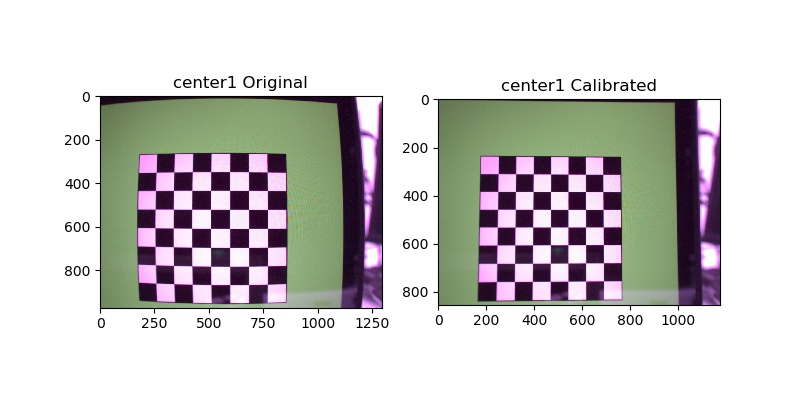
#> input picture lab3/calibrated/center1.jpg, 800 x 400 px, found by its file name
$ python reprojection_error.py
#> lines starting #> are read from the running program, lines starting #| are printed output that depends on the picture; long printed decimals are rounded
import numpy as np
import matplotlib.pyplot as plt
import cv2

scale_size = 2
cb_width = 7
cb_height = 7

# termination criteria
criteria = (cv2.TERM_CRITERIA_EPS + cv2.TERM_CRITERIA_MAX_ITER, 30, 0.001)

# prepare object points, like (0,0,0), (1,0,0), (2,0,0) ....,(6,5,0)
objp = np.zeros((cb_width*cb_height, 3), np.float32)
objp[:, :2] = np.mgrid[:cb_width, :cb_height].T.reshape(-1, 2)

# Arrays to store object points and image points from all the images.
objpoints = []  # 3d point in real world space
imgpoints = []  # 2d points in image plane.
i = 0
rotMat = np.zeros((3, 3))

images = ['center1', 'center2', 'center3', 'center4', 'c_left', 'c_right', 'extra',
          'extra2', 'extra3', 'extra4', 'left1', 'right', 'right_up', 'right_up2', 'up']


print("| Photo | Total Error|\n| --- | --- |")

for fname in images:
    img = cv2.imread('./chessboard/'+fname+'.jpg')
#> img is the input picture: shape (400, 800, 3); mean B, G, R 203.4, 204.6, 206.3
    img = cv2.resize(img, (img.shape[1]//scale_size, img.shape[0]//scale_size))
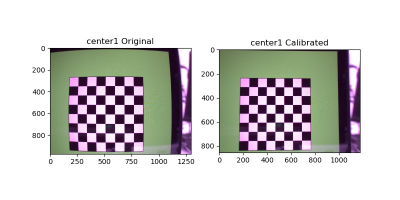
#> img: shape (200, 400, 3); mean B, G, R 203.5, 204.6, 206.4
    gray = cv2.cvtColor(img, cv2.COLOR_BGR2GRAY)
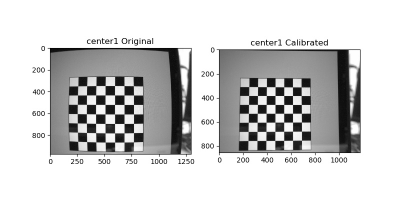
#> gray: shape (200, 400); min 3, max 255, mean 205

    # Find the chess board corners
    ret, corners = cv2.findChessboardCorners(gray, (cb_width, cb_height), None)
#> ret = True; corners = 49 rows, first 8: [77.75, 85.82], [86.6, 85.66], [95.85, 85.55], [105.2, 85.53], [114.5, 85.52], [124, 85.56], [133.4, 85.64], [77.49, 94.98]

    # If found, add object points, image points (after refining them)
    if ret == True:
        plt.figure(figsize=(8, 4))
        plt.subplot(1, 2, 1), plt.imshow(img), plt.title(fname+" Original")
        orig_h, orig_w = img.shape[:2]
#> orig_h = 200; orig_w = 400

        objpoints.append(objp)

        corners2 = cv2.cornerSubPix(
            gray, corners, (11, 11), (-1, -1), criteria)
#> corners2 = 49 rows, first 8: [82.58, 90.55], [87.43, 90.43], [95.56, 89.92], [110.4, 89.78], [114.4, 89.77], [118.7, 89.78], [129.1, 90.14], [82.47, 100.1]
        imgpoints.append(corners2)

        ret, mtx, dist, rvecs, tvecs = cv2.calibrateCamera(
            objpoints, imgpoints, gray.shape[::-1], None, None)
#> ret = 2.03; mtx = [[285, 0, 188], [0, 398.7, 142.9], [0, 0, 1]]; dist = [[-3.27, 71.7, -0.206, 0.183, -284.4]]; rvecs = ([-0.69, 0.128, -0.13],); tvecs = ([-14.49, -3.76, 39.08],)

        newcameramtx, roi = cv2.getOptimalNewCameraMatrix(
            mtx, dist, (orig_w, orig_h), 1, (orig_w, orig_h))
#> newcameramtx = [[285, 0, 188], [0, 369.3, 132.3], [0, 0, 1]]; roi = (0, 44, 399, 139)

        imgp = imgpoints[i][:, 0]
#> imgp = 49 pairs, first value 82.33 to 129.4, second value 89.77 to 137.8
        objp = np.array(objpoints)[i]
#> objp = 49 rows, first 8: [0, 0, 0], [1, 0, 0], [2, 0, 0], [3, 0, 0], [4, 0, 0], [5, 0, 0], [6, 0, 0], [0, 1, 0]
        cv2.Rodrigues(np.array(rvecs[i]), rotMat)
        camera_postion = np.dot(rotMat.T, - tvecs[i])
#> camera_postion = [16.55, 29.02, -25.2]
        total_error = 0
        for j in range(len(objp)):
            imgpoints2, _ = cv2.projectPoints(objp[j], rvecs[i], tvecs[i], mtx, dist)
            error = cv2.norm(imgp[j], imgpoints2[0][0], cv2.NORM_L2) / len(imgpoints2)
            total_error += error
#> this loop made 49 passes
#> (imgpoints2, error, total_error) on passes 1 to 12: ([[82.77, 89.8]], 0.772, 0.772), ([[88.67, 89.05]], 1.86, 2.63), ([[96.55, 88.99]], 1.36, 3.99), ([[105.1, 89.27]], 5.25, 9.24), ([[113.7, 89.63]], 0.766, 10.01), ([[121.8, 89.84]], 3.11, 13.12), ([[129.4, 89.77]], 0.457, 13.58), ([[82.46, 97.87]], 2.21, 15.79), ([[88.44, 97.25]], 1.3, 17.1), ([[96.51, 97.2]], 2.09, 19.18), ([[105.3, 97.45]], 2.14, 21.33), ([[114, 97.75]], 2.33, 23.66)
#> after the loop, total_error = 85.53
        print("|", fname, "|", total_error / len(objpoints), "|")
#| | center1 | 85.530 |
        plt.savefig('./calibrated/'+fname+'.jpg', format='jpg')
        i += 1
        cv2.waitKey(500)
#> pass 2 of the loop `for fname in images:`:
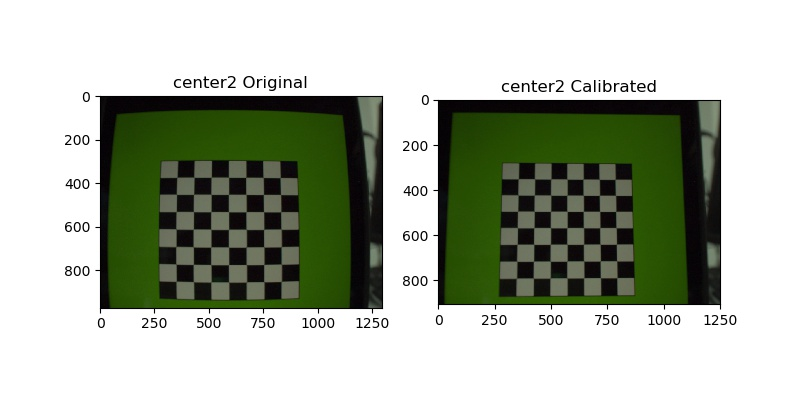
#> input picture lab3/calibrated/center2.jpg, 800 x 400 px, found by its file name
#> img is the input picture: shape (400, 800, 3); mean B, G, R 166.6, 181, 174
#> `img = cv2.resize(img, (img.shape[1]//scale_size, img.shape[0]//scale_s..`:
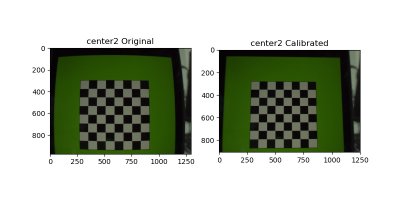
#> img: shape (200, 400, 3); mean B, G, R 166.7, 181.1, 174.1
#> `gray = cv2.cvtColor(img, cv2.COLOR_BGR2GRAY)`:
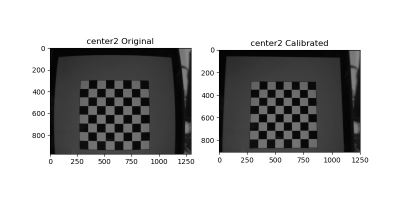
#> gray: shape (200, 400); min 1, max 255, mean 177.4
#> `ret, corners = cv2.findChessboardCorners(gray, (cb_width, cb_height), ..`: ret = False; corners = None
#> (the run stopped early here; a loop or call above may not have finished)
